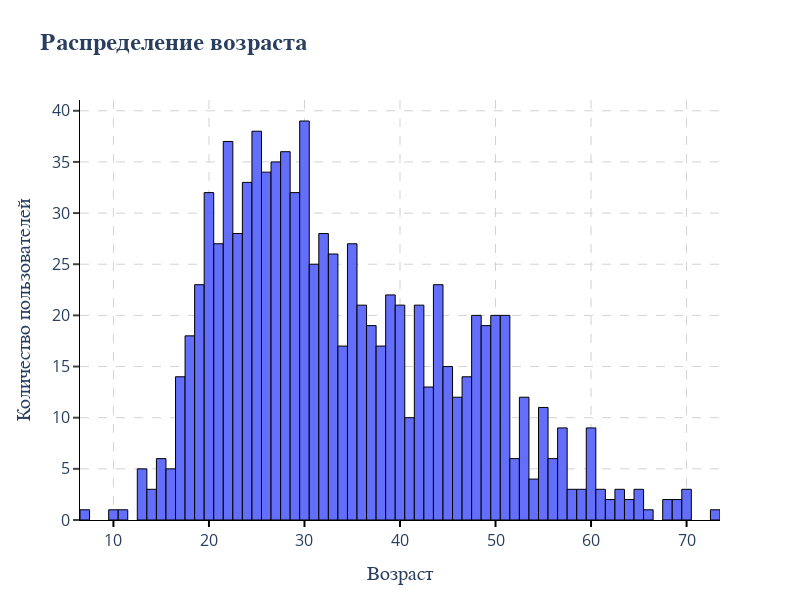

Notebook code cell kept with this figure:
### Markdown cell above
- возраста (`hist`)

### Code cell
fig_2 = px.histogram(users["age"].astype(int), nbins=70, title="Распределение возраста")
fig_2.update_layout(
    width=800,  # ширина в пикселях
    height=600,  # высота в пикселях
    # autosize=False,  # отключаем авторазмер
    xaxis_title="Возраст",
    yaxis_title="Количество пользователей",
    # title_font=dict(size=24, family="Arial", weight="bold"),
    showlegend=False,
)
fig_2.update_layout(
    xaxis=dict(
        showticklabels=True,
        tickmode="linear",
        ticks="outside",  # Ticks снаружи: 'outside', 'inside', ''
        ticklen=6,  # Длина ticks
        tickwidth=2,  # Толщина ticks
        tickcolor="black",  # Цвет ticks
        dtick=10,
        # tickmode='array',  # Режим ручной установки
        # tickvals=[0, 1, 2, 3],  # Позиции ticks
        # ticktext=['Категория A', 'Категория B', 'Категория C', 'Категория D']  # Подписи
    ),
    yaxis=dict(
        showticklabels=True,
        tickmode="linear",
        dtick=5,
        ticks="outside",  # Ticks снаружи: 'outside', 'inside', ''
        ticklen=6,  # Длина ticks
        tickwidth=2,  # Толщина ticks
        # tickmode="linear",
        # dtick=5
    ),
)
fig_2 = configure_plotly_theme(fig_2)
fig_2.update_traces(marker=dict(line=dict(width=1, color="black")))
fig_2.show()

### Figure 1 — Plotly figure (JSON) as saved in the notebook; plotly's stock layout.template omitted (floating-point values rounded to 4 significant figures; data arrays with more than 128 entries replaced by an {"elided": "..."} marker saying what was removed)
{"data": [{"bingroup": "x", "hovertemplate": "variable=age<br>value=%{x}<br>count=%{y}<extra></extra>", "legendgroup": "age", "marker": {"color": "#636efa", "line": {"color": "black", "width": 1}, "pattern": {"shape": ""}}, "name": "age", "nbinsx": 70, "orientation": "v", "showlegend": true, "type": "histogram", "x": {"elided": "943 int values"}, "xaxis": "x", "yaxis": "y"}], "layout": {"barmode": "relative", "font": {"size": 14}, "height": 600, "legend": {"title": {"text": "variable"}, "tracegroupgap": 0}, "paper_bgcolor": "white", "plot_bgcolor": "white", "showlegend": false, "title": {"font": {"family": "Arial", "size": 24, "weight": "bold"}, "text": "Распределение возраста"}, "width": 800, "xaxis": {"anchor": "y", "domain": [0, 1], "dtick": 10, "gridcolor": "lightgray", "griddash": "dash", "gridwidth": 1, "linecolor": "black", "linewidth": 1, "showline": true, "showticklabels": true, "tickcolor": "black", "tickfont": {"size": 16}, "ticklen": 6, "tickmode": "linear", "ticks": "outside", "tickwidth": 2, "title": {"font": {"family": "Arial", "size": 20}, "text": "Возраст"}}, "yaxis": {"anchor": "x", "domain": [0, 1], "dtick": 5, "gridcolor": "lightgray", "griddash": "dash", "gridwidth": 1, "linecolor": "black", "linewidth": 1, "showline": true, "showticklabels": true, "tickfont": {"size": 16}, "ticklen": 6, "tickmode": "linear", "ticks": "outside", "tickwidth": 2, "title": {"font": {"family": "Arial", "size": 20}, "text": "Количество пользователей"}}}}
